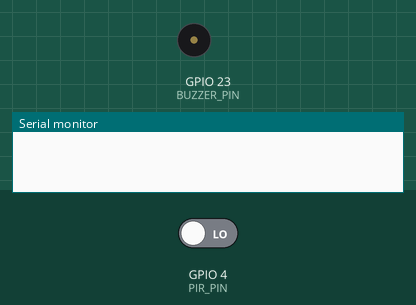
The sketch below on a simulated ESP32. Parts: buzzer (waves = sounding, pin HIGH), the last lines printed to the serial monitor. Inputs (shaded band) come from the test bench; at power-on: GPIO 4 (PIR_PIN) LOW.

Above: at 1.2 s.
1.3 s: GPIO 4 (PIR_PIN) driven HIGH
At 2.2 s:
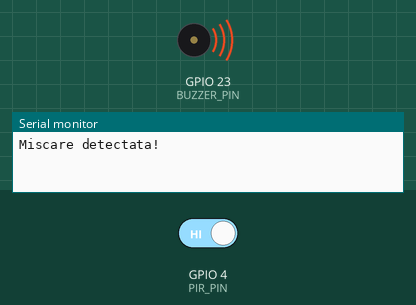
4.3 s: GPIO 4 (PIR_PIN) driven LOW
At 5.2 s:
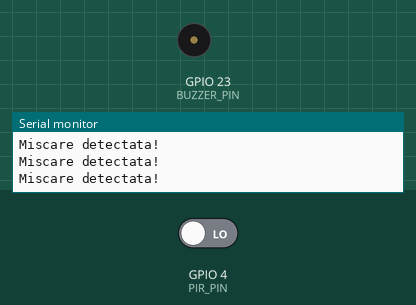
Timing chart, 0 to 7.3 s (numbered marks = the images above; inputs shaded):
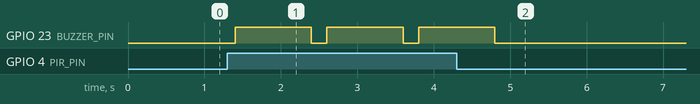

Measured:
- after the input at 1.3 s, GPIO 23 (BUZZER_PIN): alternates HIGH for 1.0 s and LOW for 0.20 s, starting after 0.10 s
- after the input at 4.3 s, GPIO 23 (BUZZER_PIN): goes on until 4.8 s, then stays LOW

The sketch:

ESP32_PIR_Buzzer.ino
```cpp
#define PIR_PIN 4         // Pin conectat la senzorul PIR (OUT)
#define BUZZER_PIN 23     // Pin conectat la buzzer (activ)

void setup() {
  Serial.begin(115200);              // Monitor serial pentru debugging
  pinMode(PIR_PIN, INPUT);           // Senzor PIR ca intrare
  pinMode(BUZZER_PIN, OUTPUT);       // Buzzer ca ieșire
}

void loop() {
  int motionDetected = digitalRead(PIR_PIN);  // Citește starea senzorului

  if (motionDetected == HIGH) {
    Serial.println("Miscare detectata!");
    digitalWrite(BUZZER_PIN, HIGH);          // Pornește buzzer-ul
    delay(1000);                              // Sună 1 secundă
    digitalWrite(BUZZER_PIN, LOW);           // Oprește buzzer-ul
  } else {
    digitalWrite(BUZZER_PIN, LOW);           // Buzzer oprit
  }

  delay(200);  // Pauză între citiri
}
```
